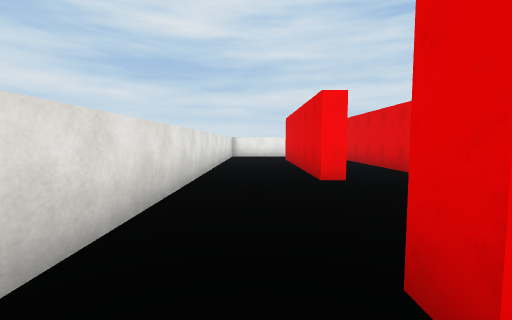
View 1 (above)

24 first-person views from a walk through a Unity game level. The camera is 1.5 m above the floor, tilts 4° down and sees 90° across. The floor is counted in squares, 2 m on a side. Each view is taken from the middle of a square. On the plan, view 1 faces up. The plan holds only what a view shows up to about 9 squares ahead; the rest is blank. The place goes on beyond the plan. Surface patterns are stand-ins for the level's own textures.

View 2
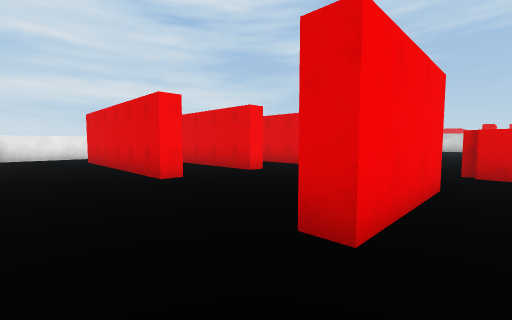

View 3
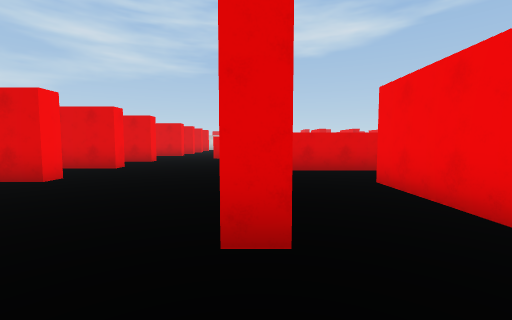

View 4
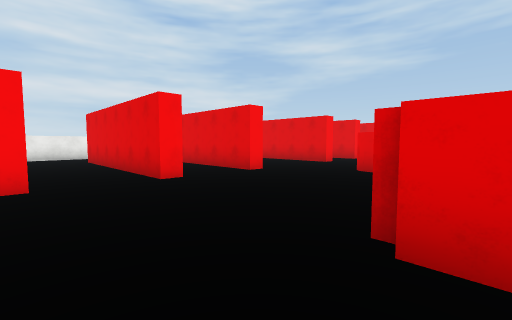

View 5
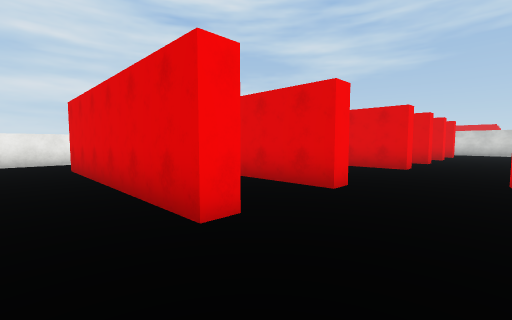

View 6
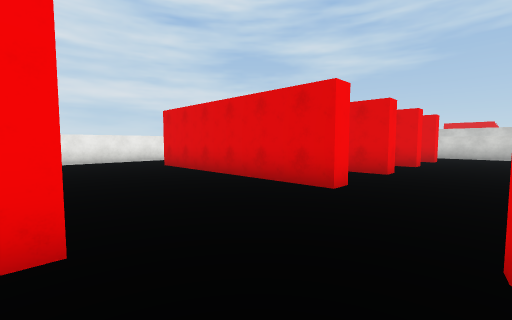

View 7
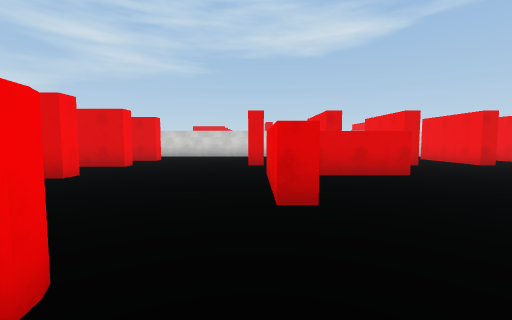

View 8
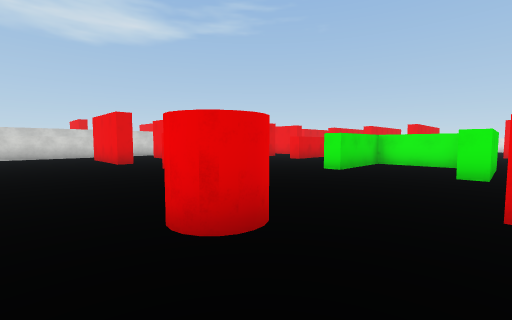

View 9
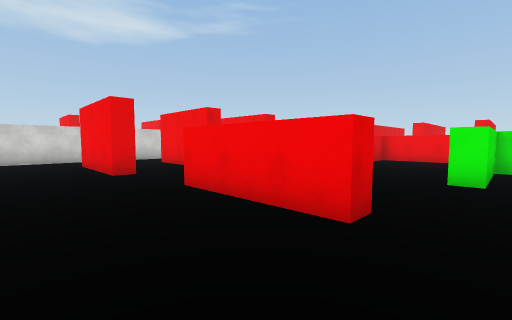

View 10
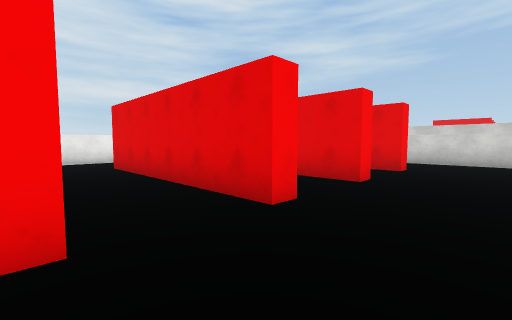

View 11
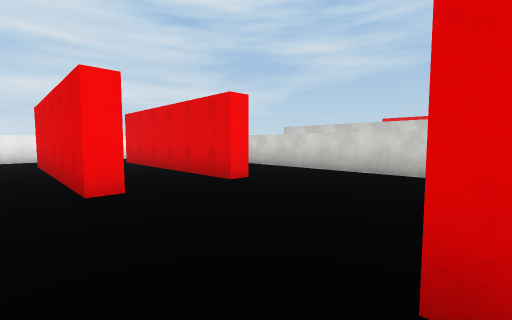

View 12
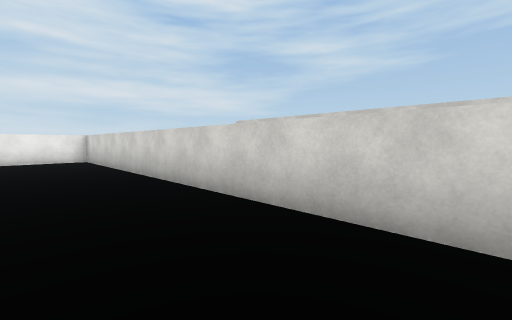

View 13
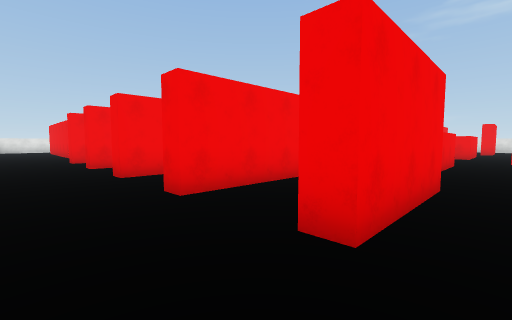

View 14
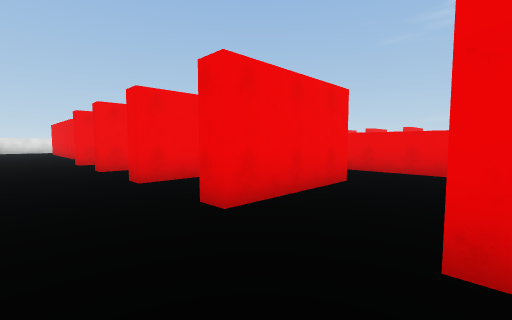

View 15
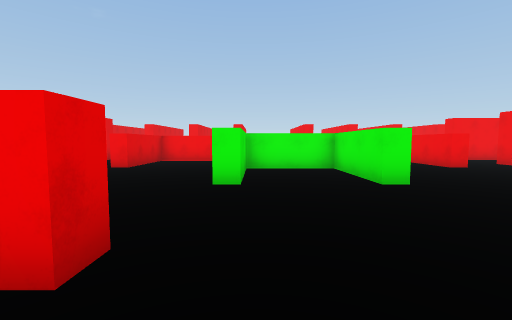

View 16
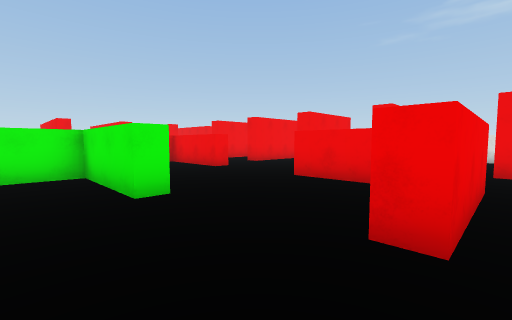

View 17
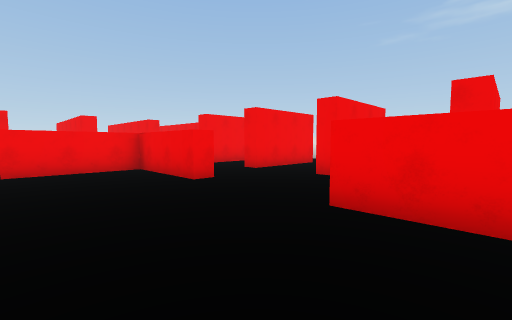

View 18
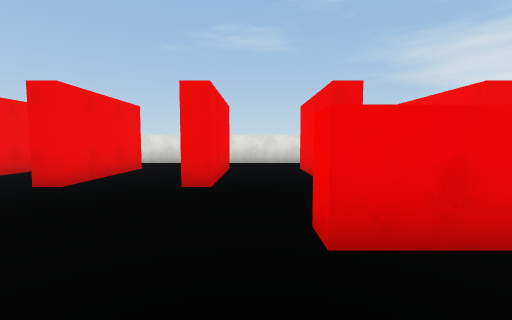

View 19
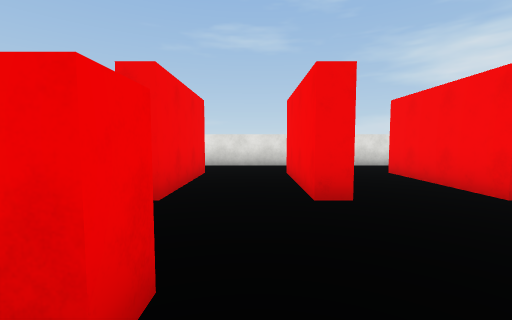

View 20
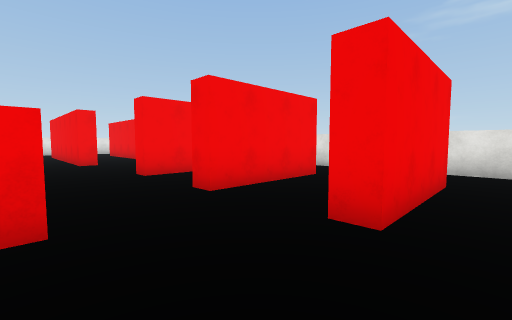

View 21
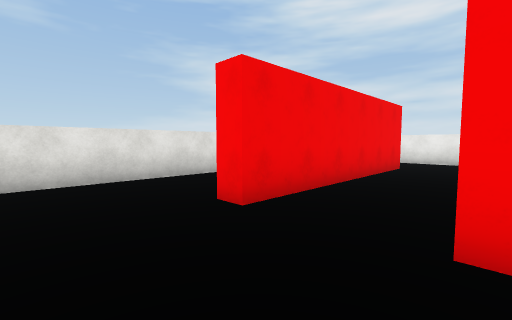

View 22
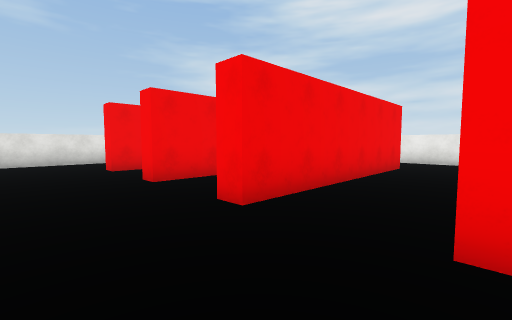

View 23
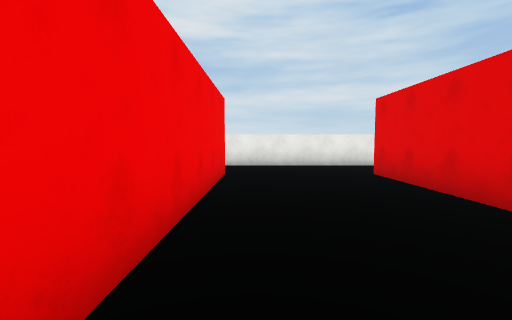

View 24
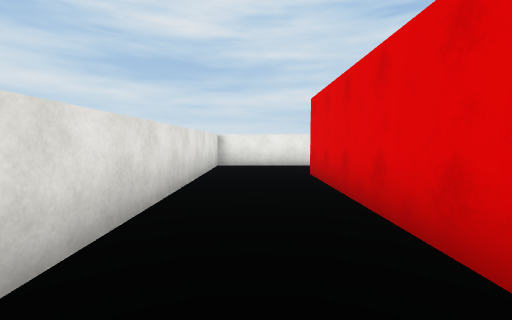

### Floor plan
Points are (right, up) in squares from view 1. A wall is a line through its corners. A room is listed if a view was taken in it or the views show most of it. See-through windows are left out.
Room 1 (views 1, 2, 4)
walls: (1.1, -1.2) (3.8, -1.2); (3.8, 0.7) (0.8, 0.7); (-1.2, 0.5) (-1.2, -0.5); (5.8, -0.5) (5.8, 0.7)
ways out: opening at (-0.5, -1) to room 2; opening at (-0.5, 1) to room 2; opening at (4.5, -1) to room 2; opening at (4.5, 1) to room 2
Room 2 (views 3, 5, 6, 7, 8, 9, 10, 11, 12, 13, 14, 15, 16, 17, 18, 19, 20, 21, 22, 23, 24)
walls: (9.4, 5) (8.8, 5) (8.8, 8); (13.4, 5) (12.8, 5) (12.8, 11); (13, 0.1) (13, 0.7) (16.1, 0.7); (15.9, 5) (15.3, 5) (15.3, 11); (5.8, 0.7) (9, 0.7) (9, 0.2); (16.3, 0.1) (16.3, -2.2); (6.3, -0.8) (6.3, -2.5) (5.8, -2.5) (5.8, -0.5); (4.3, 6.5) (4.3, 5) (3.8, 5) (3.8, 9); (9.3, 11) (9.3, 5.6); (18.4, 5) (17.8, 5) (17.8, 10.9); (18.3, 0.6) (18.3, 1.3) (21.2, 1.3) (21.2, 0.8); (15.8, -2.6) (15.8, -0.4); (6.8, 11) (6.8, 5) (6.3, 5) (6.3, 10.9); (3.8, -1.7) (0.8, -1.7); (9.3, -5.5) (9.3, -2.5) (9.8, -2.5) (9.8, -5.2) (12.3, -5.2) (12.3, -2.5) (12.9, -2.5); (20.9, 5) (20.3, 5) (20.3, 10.5); (0.8, 0.7) (0.8, 1.2); (5.8, -5.5) (6.3, -5.5) (6.3, -8.2) (9.1, -8.2); (17.6, 13.2) (5, 13.2); (21.2, -1.2) (21.2, -1.8); (1.8, 11) (1.8, 5) (1.3, 5) (1.3, 11); (19.9, -3.7) (21.2, -3.7) (21.2, -4.2); (15.8, -7) (15.8, -5.5) (16.4, -5.5); (2.9, 13.2) (-1.2, 13.2) (-1.2, 0.5); (18.3, -6.2) (19, -6.2); (23.3, 1.5) (23.3, 12.5); (0.6, -3.7) (3.7, -3.7) (3.7, -4.2) (0.8, -4.2); (-1.2, -0.5) (-1.2, -6.5); (20.5, -6.2) (21.2, -6.2) (21.2, -6.8); (0.6, -6.2) (3.7, -6.2) (3.7, -6.8); (22.6, 13.2) (21, 13.2)
ways out: opening at (-0.5, -1) to room 1; opening at (-0.5, 1) to room 1; opening at (4.5, -1) to room 1; opening at (4.5, 1) to room 1; opening at (-0.5, -6); opening at (4.5, -6); opening at (9, -6.5); opening at (17.5, -6); opening at (17.5, -1); opening at (17.5, 1); opening at (22.5, -6); opening at (22.5, 1)
objects: other object (11, 2) to (11, 3)

Where each view was taken, in squares from view 1:
view 1: 0 up, 0 right, facing up
view 2: 0 up, 1 left, facing up-right
view 3: 1 up, 1 left, facing right
view 4: 0 up, 4 right, facing up-right
view 5: 3 up, 5 right, facing up-right
view 6: 3 up, 9 right, facing up-right
view 7: 1 up, 10 right, facing right
view 8: 4 up, 9 right, facing down-right
view 9: 3 up, 12 right, facing down-right
view 10: 3 up, 13 right, facing up-right
view 11: 1 up, 17 right, facing up-right
view 12: 2 up, 21 right, facing up-right
view 13: 2 up, 23 right, facing down-left
view 14: 1 up, 23 right, facing down-left
view 15: 2 up, 12 right, facing down
view 16: 1 up, 11 right, facing down-left
view 17: 1 down, 9 right, facing down-left
view 18: 3 down, 8 right, facing left
view 19: 5 down, 7 right, facing left
view 20: 3 down, 6 right, facing down-left
view 21: 3 up, 4 right, facing up-left
view 22: 3 up, 9 right, facing up-left
view 23: 5 up, 10 right, facing up
view 24: 5 up, 0 right, facing up
